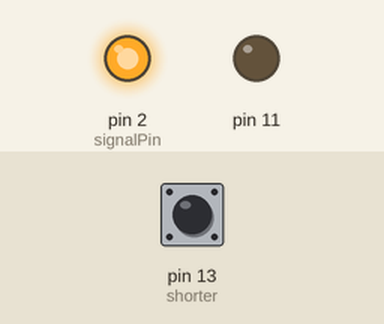
Simulated run of this sketch. Board: Arduino Uno, built with avr-gcc and run on an emulated ATmega328P. On the bench: output pins drawn as LEDs (lit = HIGH). Inputs (shaded band) come from the test bench; at power-on: pin 13 (shorter) HIGH.

Above: at 0.1 s.
Timing chart, 0 to 1.6 s (numbered marks = the images above):
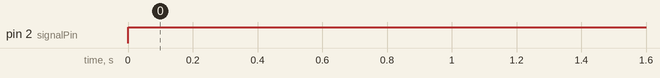

The sketch:

readSimTag.ino
```cpp
#include <SPI.h>
#include <MFRC522.h>

#define SS_PIN 10
#define RST_PIN 9

MFRC522 mfrc522(SS_PIN, RST_PIN); // Instance of the class
MFRC522::MIFARE_Key key;
MFRC522::StatusCode status;
byte buffer[18];
byte size = sizeof(buffer);

const int signalPin = 2; //output pin on which signal is communicated.
const int readerID = 1; //output pin will activate when reader ID matches tag ID.
const int shorter = 13; //pin D13 is the shorting pin was CLK!!!!!!!!!! (sort to ground to activate)
const int shorter2 = 9;
/* pin D9 is also an option for RST on short to ground in circuit utility */


//do not change these variables!
byte sector = 0;
byte blockAddr = 1;
byte trailerBlock = 3;
byte done = 0;

void setup()
{
  pinMode(signalPin, OUTPUT);
  pinMode(shorter, INPUT_PULLUP);  // NOT ACTIVATED DEFAULT
  pinMode(shorter2, INPUT_PULLUP);  // NOT ACTIVATED DEFAULT
  digitalWrite(signalPin, 0);

  pinMode(11, OUTPUT);
  digitalWrite(11, 0); //some master out simulation to prvent slew power disapation in any attached reader


  /*
  Serial.begin(9600);
  SPI.begin(); // Init SPI bus
  mfrc522.PCD_Init(); // Init MFRC522

  // sets key to 0xFF 0xFF 0xFF 0xFF 0xFF 0xFF which is the factory deafult.
  for (byte i = 0; i < mfrc522.MF_KEY_SIZE; i++)
  {
    key.keyByte[i] = 0xFF;
  }
  */
}

void loop()
{
  if(digitalRead(shorter) == 1) {
    digitalWrite(signalPin, 1);
  }
  /*
  //identify any tags in range.
  if ( ! mfrc522.PICC_IsNewCardPresent() )
  {
    digitalWrite(signalPin, LOW);
    return;
  }

  //verify data has been read from tag.
  if ( ! mfrc522.PICC_ReadCardSerial() )
  {return;}

  //authentication:
  status = (MFRC522::StatusCode) mfrc522.PCD_Authenticate(MFRC522::PICC_CMD_MF_AUTH_KEY_A, trailerBlock, &key, &(mfrc522.uid));
  if (status != MFRC522::STATUS_OK)
  {
    digitalWrite(signalPin, LOW);
    Serial.print(F("Authentication failed: "));
    Serial.println(mfrc522.GetStatusCodeName(status));
    return;
  }


  //read data from entire block.
  status = (MFRC522::StatusCode) mfrc522.MIFARE_Read(blockAddr, buffer, &size);
  if (status != MFRC522::STATUS_OK)
  {
    digitalWrite(signalPin, LOW);
    Serial.print(F("Read operation failed: "));
    Serial.println(mfrc522.GetStatusCodeName(status));
    mfrc522.PCD_Init();
    return;
  }
  int tagID = buffer[0];
  Serial.println(tagID);

  if(tagID == readerID)
  {
    digitalWrite(signalPin, HIGH);
  }
  else {digitalWrite(signalPin, LOW);}

  mfrc522.PCD_Init();
  */
}
```

Measured:
- by itself, pin 2 (signalPin): LOW → HIGH at 0.00 s
